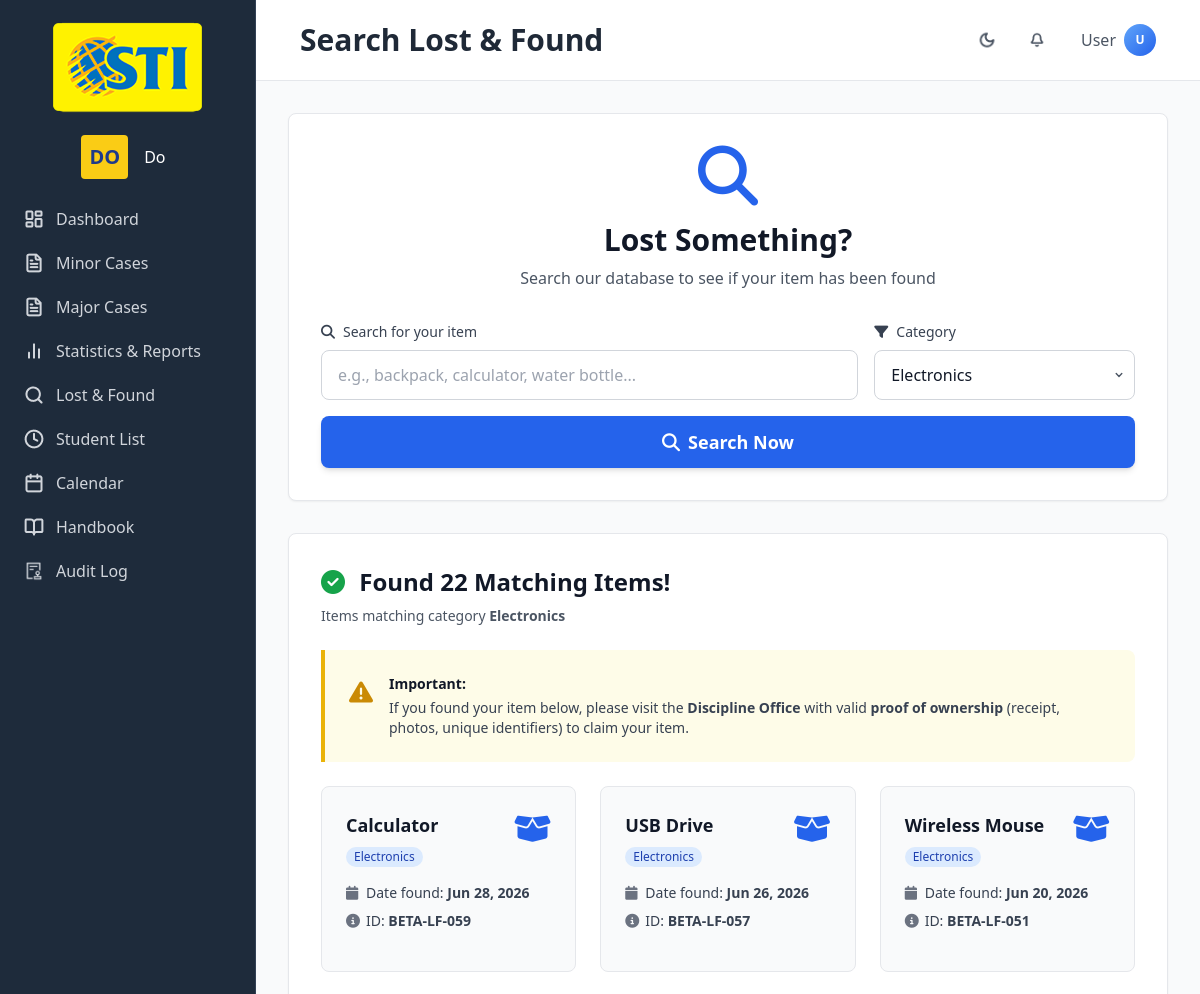
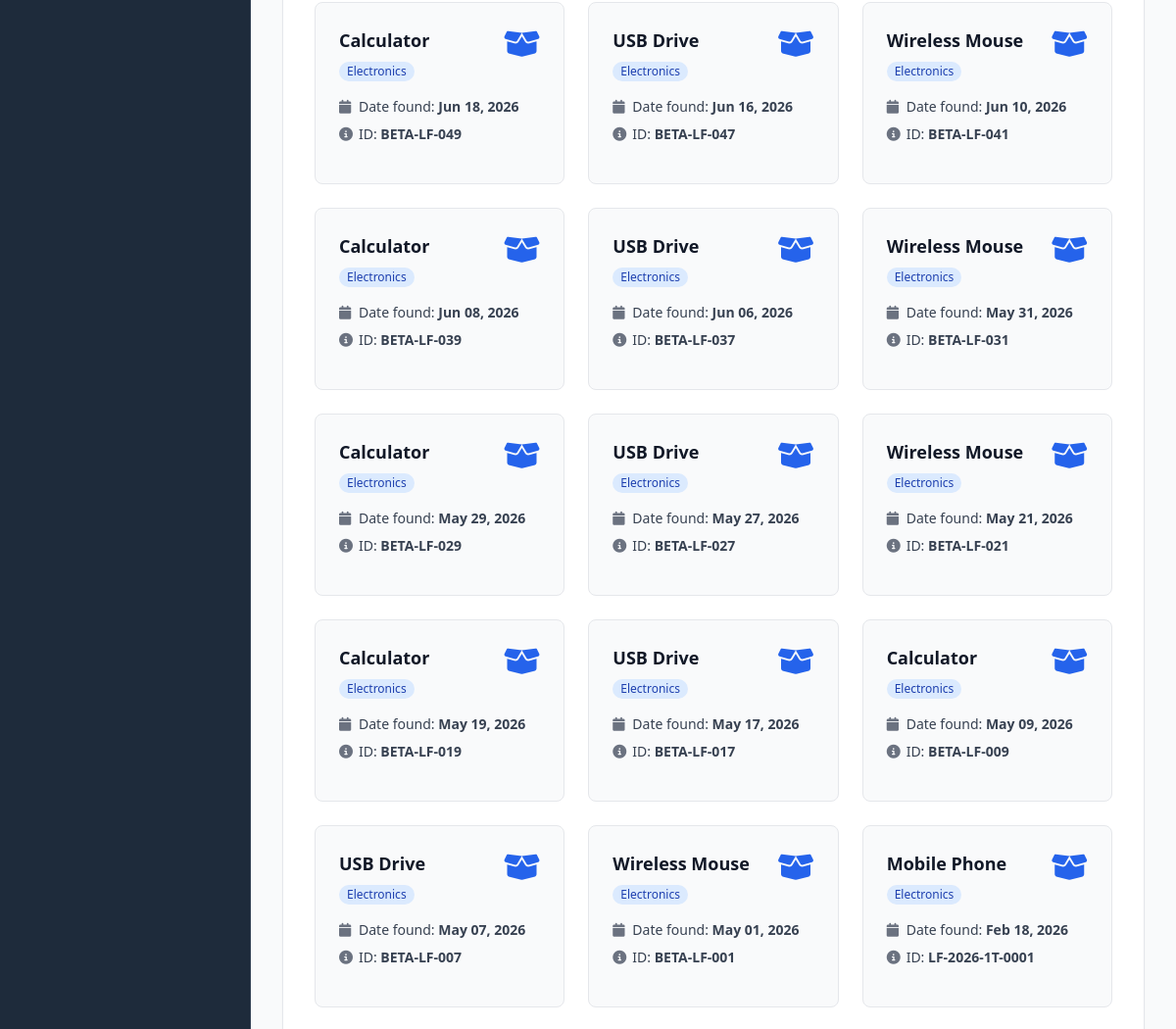
Page /modules/shared/searchLostAndFound.php?category=Electronics (upper part) on the earlier database version (2 pictures, top to bottom).
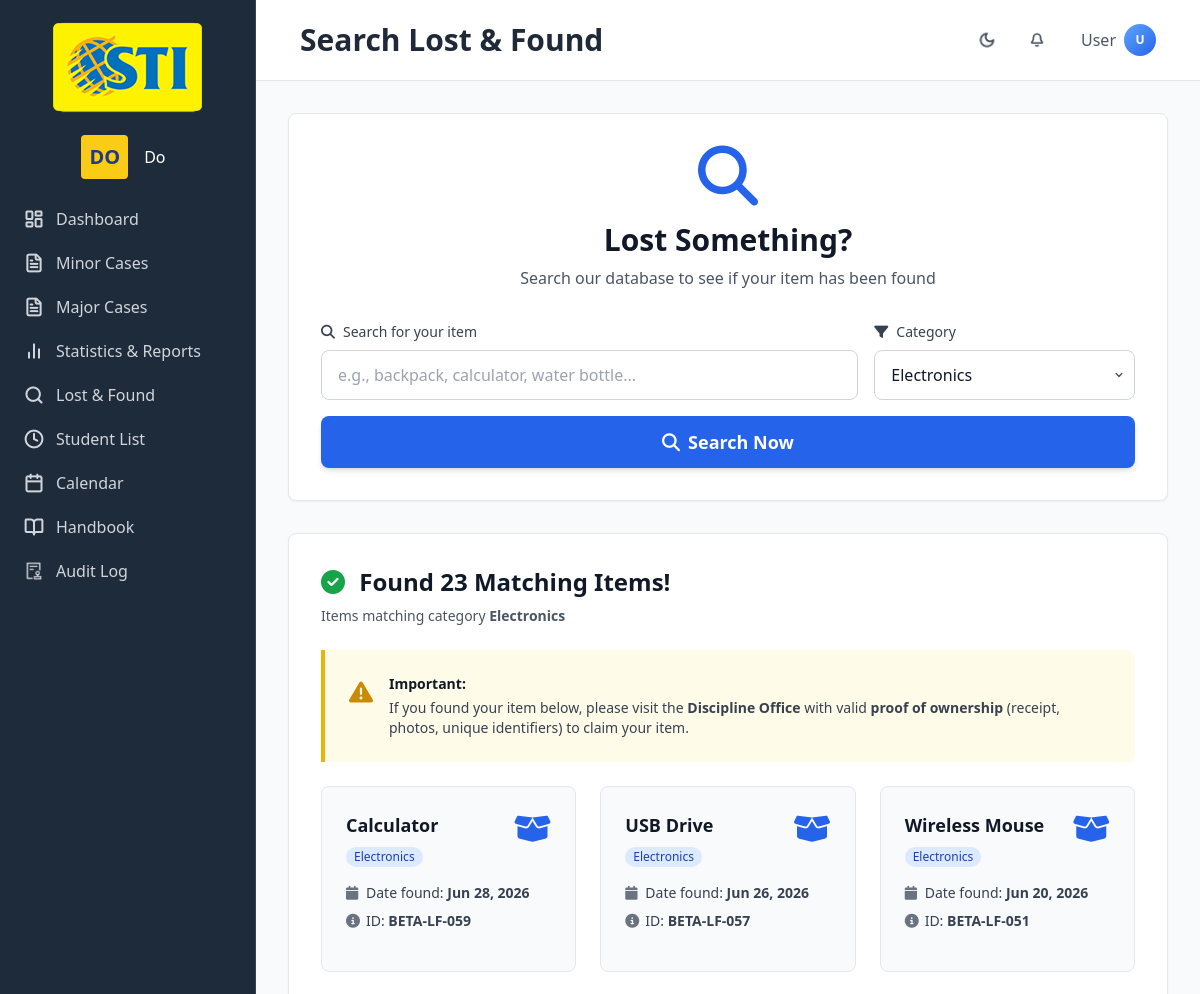
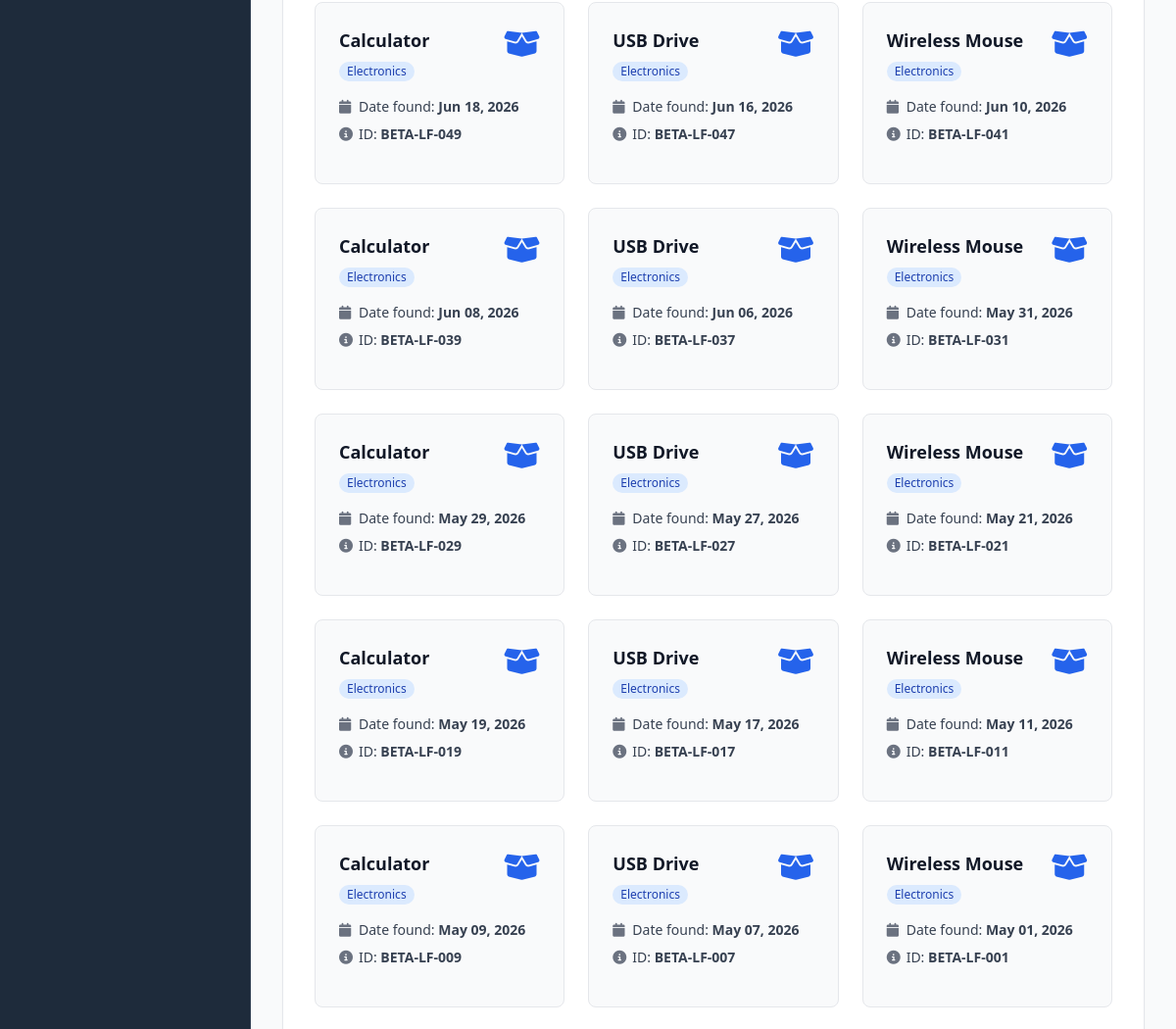
Same page on the later database version (2 pictures, top to bottom).
### tables this page shows
CREATE TABLE lost_found_items (
    item_id VARCHAR(20) PRIMARY KEY,
    item_name VARCHAR(200) NOT NULL,
    category VARCHAR(50) NOT NULL,
    description LONGTEXT,
    found_location VARCHAR(200) NOT NULL,
    date_found DATE NOT NULL DEFAULT (CURRENT_DATE),
    time_found TIME,
    finder_name VARCHAR(100),
    finder_student_id VARCHAR(20) NULL,
    status VARCHAR(20) DEFAULT 'Unclaimed' CHECK (status IN ('Unclaimed', 'Claimed')),
    claimer_name VARCHAR(100),
    claimer_student_id VARCHAR(20) NULL,
    date_claimed DATE,
    image_path VARCHAR(500),
    is_archived TINYINT(1) DEFAULT 0,
    archived_at DATETIME,
    created_at DATETIME DEFAULT CURRENT_TIMESTAMP,
    updated_at DATETIME DEFAULT CURRENT_TIMESTAMP ON UPDATE CURRENT_TIMESTAMP,
    CONSTRAINT chk_lost_found_finder_student_id CHECK (finder_student_id IS NULL OR finder_student_id REGEXP '^[0-9]{11}$'),
    CONSTRAINT chk_lost_found_claimer_student_id CHECK (claimer_student_id IS NULL OR claimer_student_id REGEXP '^[0-9]{11}$'),
    CONSTRAINT fk_lost_found_finder FOREIGN KEY (finder_student_id) REFERENCES students(student_id),
    CONSTRAINT fk_lost_found_claimer FOREIGN KEY (claimer_student_id) REFERENCES students(student_id)
);

### includes/lostAndFoundFunctions.php (called while the page is built, shortened)
<?php
function searchLostItems($searchTerm, $category = null) {
    $sql = "SELECT
        item_id,
        item_name,
        category,
        found_location,
        date_found
    FROM lost_found_items
    WHERE is_archived = 0
    AND status = 'Unclaimed'
    AND (item_name LIKE ? OR category LIKE ?)";
    $params = [
        '%' . $searchTerm . '%',
        '%' . $searchTerm . '%'
    ];
    if ($category) {
        $sql .= " AND category = ?";
        $params[] = $category;
    }
    $sql .= " ORDER BY date_found DESC";
    try {
        $items = fetchAll($sql, $params);
        return $items;
    } catch (Exception $e) {
        error_log("searchLostItems error: " . $e->getMessage());
        return [];
    }
}

### includes/db_connect.php (called while the page is built, shortened)
<?php
$conn = null;
function getDBConnection() {
    global $conn;
    if ($conn !== null) {
        return $conn;
    }
    try {
        $dsn = "mysql:host=" . DB_HOST . ";port=" . DB_PORT . ";dbname=" . DB_NAME . ";charset=utf8mb4";
        $options = [
            PDO::ATTR_ERRMODE => PDO::ERRMODE_EXCEPTION,
            PDO::ATTR_DEFAULT_FETCH_MODE => PDO::FETCH_ASSOC
        ];
        if (DB_SSL_CA !== '') {
            $options[PDO::MYSQL_ATTR_SSL_CA] = DB_SSL_CA;
            $options[PDO::MYSQL_ATTR_SSL_VERIFY_SERVER_CERT] = true;
            $options[PDO::MYSQL_ATTR_SSL_CIPHER] = 'DEFAULT';
        }
        $conn = new PDO($dsn, DB_USER, DB_PASS, $options);
        $conn->exec("SET time_zone = '+00:00'");
        return $conn;
    } catch(PDOException $e) {
        error_log("Database Connection Error: " . $e->getMessage());
        throw new RuntimeException('Database connection failed', 0, $e);
    }
}
function executeQuery($sql, $params = []): PDOStatement {
    try {
        $conn = getDBConnection();
        $stmt = $conn->prepare($sql);
        $stmt->execute($params);
        return $stmt;
    } catch(PDOException $e) {
        error_log("Query Error: " . $e->getMessage());
        throw $e;
    }
}
function fetchAll($sql, $params = []) {
    $stmt = executeQuery($sql, $params);
    return $stmt->fetchAll();
}
?>

### modules/shared/searchLostAndFound.php (the view, shortened to what the rows shown need)
<?php
require_once __DIR__ . '/../../includes/lostAndFoundFunctions.php';
$searchResults = [];
$hasSearched = false;
$errorMessage = '';
$selectedCategory = '';
if ($_SERVER['REQUEST_METHOD'] === 'GET') {
    $searchTerm = isset($_GET['search']) ? trim($_GET['search']) : '';
    $selectedCategory = !empty($_GET['category']) ? $_GET['category'] : '';
    if ($searchTerm !== '' || $selectedCategory !== '') {
        $hasSearched = true;
        $category = $selectedCategory !== '' ? $selectedCategory : null;
        try {
            $searchResults = searchLostItems($searchTerm, $category);
        } catch (Exception $e) {
            $errorMessage = "Search error: " . $e->getMessage();
            error_log("Lost & Found Search Error: " . $e->getMessage());
        }
    }
}
?>
<!DOCTYPE html>
<html lang="en">
<head>
    <script src="https://cdn.tailwindcss.com"></script>
    <link rel="stylesheet" href="https://cdnjs.cloudflare.com/ajax/libs/font-awesome/6.5.1/css/all.min.css">
</head>
<body class="bg-gray-50 dark:bg-[#1F2937] text-gray-900 dark:text-gray-100 transition-colors duration-300 antialiased [scrollbar-gutter:stable]">
    <div class="flex h-screen overflow-hidden">
        <div class="flex-1 overflow-y-auto ml-0 md:ml-64 transition-all duration-300">
            <?php include __DIR__ . '/../../includes/header.php'; ?>
            <main class="p-4 pt-20 sm:p-6 sm:pt-24 md:p-8 md:pt-28 min-h-screen transition-colors duration-300">
                <div class="bg-white dark:bg-[#111827] border border-gray-200 dark:border-slate-700 rounded-lg shadow-sm p-4 sm:p-6 md:p-8 mb-6 sm:mb-8">
                    <div class="text-center mb-6 sm:mb-8">
                        <h2 class="text-xl sm:text-2xl md:text-3xl font-bold text-gray-900 dark:text-gray-100 mb-1 sm:mb-2">Lost Something?</h2>
                    </div>
                </div>
                <?php if ($hasSearched && !$errorMessage): ?>
                    <div class="bg-white dark:bg-[#111827] border border-gray-200 dark:border-slate-700 rounded-lg shadow-sm p-4 sm:p-6 md:p-8">
                        <?php
                            $searchSummaryParts = [];
                            if ($selectedCategory !== '') {
                                $searchSummaryParts[] = 'category <strong>' . htmlspecialchars($selectedCategory) . '</strong>';
                            }
                            $searchSummary = !empty($searchSummaryParts) ? implode(' and ', $searchSummaryParts) : 'your criteria';
                        ?>
                        <?php if (empty($searchResults)): ?>
                            <div class="text-center py-8 sm:py-12">
                                <i class="fas fa-inbox text-4xl sm:text-5xl md:text-6xl text-gray-400 dark:text-gray-600 mb-3 sm:mb-4"></i>
                                <h3 class="text-lg sm:text-xl md:text-2xl font-semibold text-gray-900 dark:text-gray-100 mb-2">No Matching Items Found</h3>
                                <p class="text-xs sm:text-sm text-gray-600 dark:text-gray-400 mb-6">
                                    We couldn't find any items matching <?php echo $searchSummary; ?>
                                </p>
                                <div class="bg-blue-50 dark:bg-blue-900/20 border border-blue-200 dark:border-blue-800 rounded-lg p-4 sm:p-6 max-w-2xl mx-auto">
                                    <h4 class="font-semibold text-gray-900 dark:text-gray-100 mb-3 text-xs sm:text-sm">
                                        <i class="fas fa-lightbulb text-blue-600 dark:text-blue-400 mr-2"></i>
                                        What to do next:
                                    </h4>
                                    <ul class="text-left text-xs sm:text-sm text-gray-700 dark:text-gray-300 space-y-2">
                                        <li><i class="fas fa-check text-green-600 dark:text-green-400 mr-2"></i>Try different keywords or descriptions</li>
                                        <li><i class="fas fa-check text-green-600 dark:text-green-400 mr-2"></i>Check back later - new items are added regularly</li>
                                        <li><i class="fas fa-check text-green-600 dark:text-green-400 mr-2"></i>Visit the Discipline Office during office hours</li>
                                        <li><i class="fas fa-check text-green-600 dark:text-green-400 mr-2"></i>Report your lost item to security personnel</li>
                                    </ul>
                                </div>
                            </div>
                        <?php else: ?>
                            <div class="grid grid-cols-1 sm:grid-cols-2 lg:grid-cols-3 gap-4 sm:gap-6">
                                <?php foreach ($searchResults as $item): ?>
                                    <div class="bg-gray-50 dark:bg-[#0F1623] border border-gray-200 dark:border-slate-700 rounded-lg p-4 sm:p-6 hover:shadow-lg transition flex flex-col justify-between">
                                        <div>
                                            <div class="flex items-start justify-between mb-3 gap-2">
                                                <div class="flex-1">
                                                    <h4 class="font-semibold text-base sm:text-lg text-gray-900 dark:text-gray-100 mb-1 leading-snug">
                                                        <?php echo htmlspecialchars($item['item_name']); ?>
                                                    </h4>
                                                    <span class="inline-block px-2 py-0.5 text-xs font-medium rounded-full bg-blue-100 dark:bg-blue-900/30 text-blue-800 dark:text-blue-300">
                                                        <?php echo htmlspecialchars($item['category']); ?>
                                                    </span>
                                                </div>
                                                <i class="fas fa-box-open text-2xl sm:text-3xl text-blue-600 dark:text-blue-400 flex-shrink-0"></i>
                                            </div>
                                            <div class="space-y-1.5 sm:space-y-2 text-xs sm:text-sm my-4">
                                                <div class="flex items-center text-gray-700 dark:text-gray-300">
                                                    <i class="fas fa-calendar w-5 text-gray-500 dark:text-gray-400"></i>
                                                    <span>Date found: <strong><?php echo date('M d, Y', strtotime($item['date_found'])); ?></strong></span>
                                                </div>
                                                <div class="flex items-center text-gray-700 dark:text-gray-300">
                                                    <i class="fas fa-info-circle w-5 text-gray-500 dark:text-gray-400"></i>
                                                    <span>ID: <strong><?php echo htmlspecialchars($item['item_id']); ?></strong></span>
                                                </div>
                                            </div>
                                        </div>
                                    </div>
                                <?php endforeach; ?>
                            </div>
                        <?php endif; ?>
                    </div>
                <?php endif; ?>
            </main>
        </div>
    </div>
</body>
</html>

Differences in the rows shown:
no longer on this page (row unchanged): lost_found_items: item_name "Mobile Phone", category "Electronics", date_found "Feb 18, 2026", item_id "LF-2026-1T-0001"
now on this page (row edited): lost_found_items: item_name "Wireless Mouse", category "Electronics", date_found "May 11, 2026", item_id "BETA-LF-011"
Other differences:
count($searchResults): "22" → "23"
